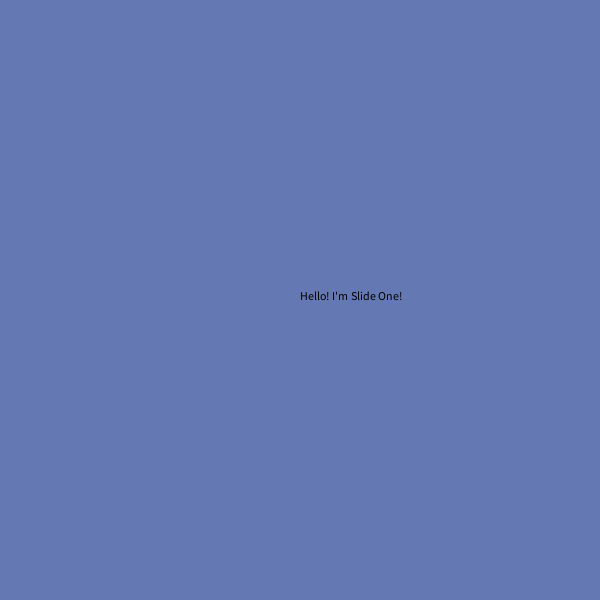
Frame 1 (no input)
Frame 60 (the mouse pressed at the canvas centre just before this capture): identical to frame 1, image omitted
Frame 120 (the mouse held since frame 60 and released just before this capture): identical to frame 1, image omitted

The Processing sketch that drew this single still picture (run headless with seeded random() and noise(); from frame 60 on, the mouse is pressed at the canvas centre):

// Processing sketch: w05_00_simpleSlide
// ── w05_00_simpleSlide.pde
// bryan ma for code 2 sp 19

int slide = 0;

color[] slideColors = {
  color(100, 120, 180),
  color(180, 120, 100),
  color(120, 100, 180),
  color(255)
};

String[] textLetters = {
"Hello! I'm Slide One!", "Hello! I'm Slide Two!",
"Hello! I'm Slide Three!", "Hello! I'm Slide Four!" 
};

void setup() {
  size(600, 600);
}

void draw() {
  background(slideColors[slide]);
  fill(0);
  text(textLetters[slide], 300, 300);
}

void keyPressed() {
  switch (slide) {
    case 0:
    case 1:
    case 2:
      advance();
      break;
    case 3:
      break;
    default:
      break;
  }
}

void advance() {
  slide++;
}
